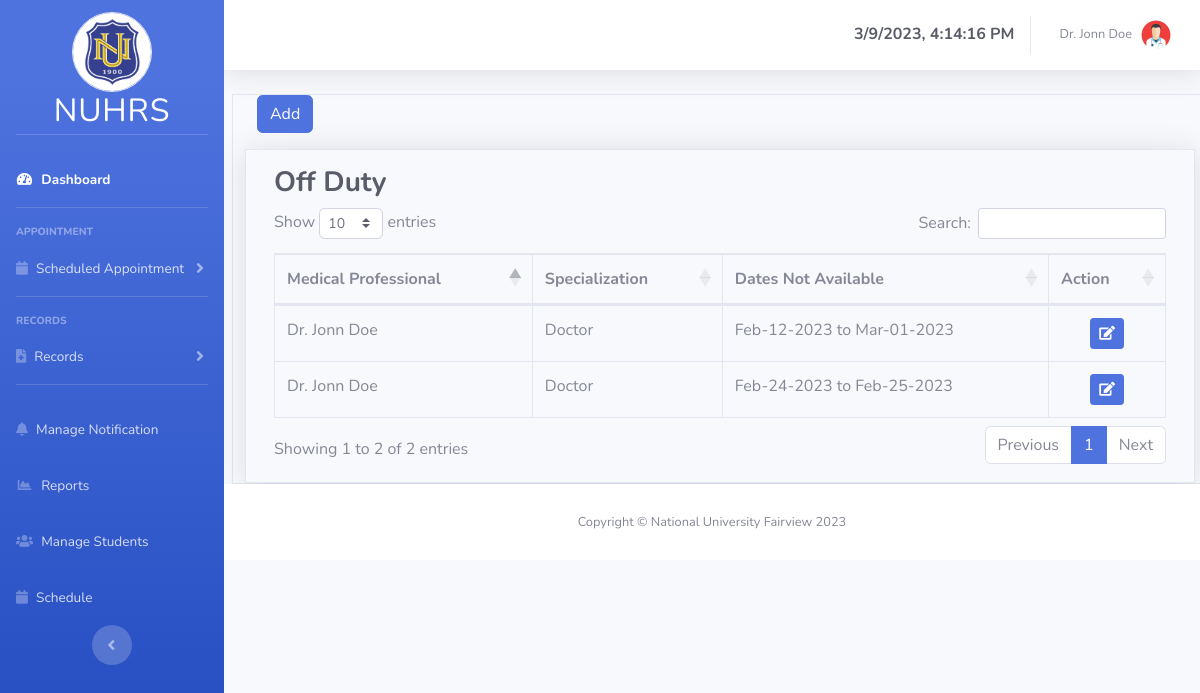
Screenshot of /medical_professional/schedule.php (signed in) with the database file from the repository.
### tables this page shows
CREATE TABLE `medicalprofessional` (
  `id` int(11) NOT NULL,
  `specialization` varchar(100) NOT NULL COMMENT 'FK for lookup',
  `userID` int(11) NOT NULL COMMENT 'FK for users table',
  `birthdate` date DEFAULT NULL,
  `address` varchar(100) NOT NULL,
  `nationality` varchar(15) NOT NULL,
  `sex` varchar(15) NOT NULL,
  `contact_number` varchar(15) NOT NULL,
  `religion` varchar(25) NOT NULL,
  `age` int(11) NOT NULL
);

CREATE TABLE `users` (
  `id` int(11) NOT NULL,
  `user_type_id` int(11) NOT NULL,
  `firstName` varchar(25) NOT NULL,
  `middleName` varchar(25) DEFAULT NULL,
  `lastName` varchar(25) NOT NULL,
  `password` varchar(255) NOT NULL,
  `email_address` varchar(45) NOT NULL,
  `profile_img` varchar(255) DEFAULT NULL
);

CREATE TABLE `schedule` (
  `id` int(11) NOT NULL,
  `medprofID` int(11) NOT NULL COMMENT 'FK for medprof',
  `fromSchedule` date NOT NULL,
  `toSchedule` date NOT NULL
);

### medical_professional/schedule.php (the view, shortened to what this page needs)
<?php
include_once("layouts/header-sidebar.php") ?>
<div class="container-fluid mx-2 border border-rounded ">
<div class="row">
        <div class="col">
            <button class="btn btn-primary" data-toggle="modal" data-target="#schedModal">Add</button>
        </div>
    </div>
    <div class="row border border-rounded p-3 mt-3 shadow">
        <div class="col">
            <div class="d-flex align-items-center justify-content-between">
                <h3 class="font-weight-bold text-dark" style="width: 90%;">Off Duty</h3>
            </div>
            <table id="schedule" class="table table-bordered" style="width: 100%;">
                <thead>
                    <tr>
                        <th>Medical Professional</th>
                        <th>Specialization</th>
                        <th>Dates Not Available</th>
                        <th>Action</th>
                    </tr>
                </thead>
                <tbody>
                <?php
                $selectMedSched = mysqli_query($conn,"SELECT *, schedule.id AS sched_id FROM schedule INNER JOIN medicalprofessional ON schedule.medprofID = medicalprofessional.id INNER JOIN users ON users.id = medicalprofessional.userID");
                while($row = $selectMedSched->fetch_assoc()):?>
                <tr>
                    <td><?php echo "Dr. ".$row['firstName']." ".$row['lastName']; ?></td>
                    <td><?php echo $row['specialization'] ?></td>
                    <td><?php echo date("M-d-Y",strtotime($row['fromSchedule']))." to ".date("M-d-Y",strtotime($row['toSchedule']))?></td>
                    <td>
                      <div data-toggle="tooltip" data-placement="bottom" title="Edit" class="d-flex align-items-center justify-content-center">
                        <button class="btn btn-sm btn-primary mx-1" data-toggle="modal" data-target="#editSchedModal<?php echo $row['sched_id']; ?>" ><i class="fas fa-edit"></i></button>
                      </div>
                    </td>
                </tr>
                <?php endwhile;?>
                </tbody>
            </table>
        </div>
</div>
<?php include_once("layouts/footer.php") ?>

### medical_professional/layouts/header-sidebar.php (shortened to what this page needs)
<?php
$db = new DatabaseConnection();
$conn = $db->conn;
$active_id = $_SESSION['active_user_id'];
$geActiveInfo = mysqli_query($conn,"SELECT *, users.id AS user_id FROM users INNER JOIN medicalprofessional ON users.id = medicalprofessional.userID WHERE users.id='$active_id'");
while($row = $geActiveInfo->fetch_assoc()){
        $active_firstname = $row['firstName'];
        $active_lastname = $row['lastName'];
        $active_specialization = $row['specialization'];
        $active_avatar = $row['profile_img'];
}
?>
<!DOCTYPE html>
<html lang="en">
<head>
    <link href="../vendor/fontawesome-free/css/all.min.css" rel="stylesheet" type="text/css">
    <link href="../css/sb-admin-2.min.css" rel="stylesheet">
    <link rel="stylesheet" href="../vendor/datatables/dataTables.bootstrap4.min.css">
    <link rel="stylesheet" href="https://cdn.datatables.net/1.13.1/css/dataTables.bootstrap4.min.css">
</head>
<body id="page-top">
    <div id="wrapper">
        <ul class="navbar-nav bg-gradient-primary sidebar sidebar-dark accordion" id="accordionSidebar">
             <a class="sidebar-brand d-flex align-items-center justify-content-center mt-3" href="dashboard.php">
                <div class="sidebar-brand-icon d-flex flex-column mt-5 align-items-center">
                    <img src="../images/nulogo.png" alt="LOGO" height="80" width="80" class="border rounded-circle">
                    <div class="sidebar-brand-text mx-3 h2">NUHRS</div>
                </div>
            </a>
            <hr class="sidebar-divider mt-5">
            <li class="nav-item active">
                <a class="nav-link" href="dashboard.php">
                    <i class="fas fa-fw fa-tachometer-alt"></i>
                    <span>Dashboard</span></a>
            </li>
            <hr class="sidebar-divider">
            <div class="sidebar-heading">
                APPOINTMENT
            </div>
            <li class="nav-item">
                <a class="nav-link collapsed" href="#" data-toggle="collapse" data-target="#collapseTwo"
                    aria-expanded="true" aria-controls="collapseTwo">
                    <i class="fas fa-calendar"></i>
                    <span>Scheduled Appointment</span>
                </a>
            </li>
            <hr class="sidebar-divider">
            <div class="sidebar-heading">
                RECORDS
            </div>
            <li class="nav-item">
                <a class="nav-link collapsed" href="#" data-toggle="collapse" data-target="#collapseUtilities"
                    aria-expanded="true" aria-controls="collapseUtilities">
                    <i class="fas fa-file-medical"></i>
                    <span>Records</span>
                </a>
            </li>
            <hr class="sidebar-divider">
            <li class="nav-item">
                <a class="nav-link" href="manage_notification.php">
                    <i class="fas fa-bell"></i>
                    <span>Manage Notification</span></a>
            </li>
            <li class="nav-item">
                <a class="nav-link" href="reports.php">
                    <i class="fas fa-fw fa-chart-area"></i>
                    <span>Reports</span></a>
            </li>
            <li class="nav-item">
                <a class="nav-link" href="manage-student.php">
                <i class="fas fa-users"></i>
                    <span>Manage Students</span></a>
            </li>
            <li class="nav-item">
                <a class="nav-link" href="schedule.php">
                <i class="fas fa-calendar"></i>
                    <span>Schedule</span></a>
            </li>
            <div class="text-center d-none d-md-inline">
                <button class="rounded-circle border-0" id="sidebarToggle"></button>
            </div>
        </ul>
        <div id="content-wrapper" class="d-flex flex-column ">
            <div id="content">
                <nav class="navbar navbar-expand navbar-light bg-white topbar mb-4 static-top shadow ">
                    <ul class="navbar-nav ml-auto">
                        <div class="d-flex align-items-center justify-content-center">
                        <h6 id="clock" class="text-center d-flex align-items-center justify-content-center text-dark font-weight-bold mt-2"></h6>
                        </div>
                        <li class="nav-item dropdown no-arrow">
                            <a class="nav-link dropdown-toggle" href="#" id="userDropdown" role="button"
                                data-toggle="dropdown" aria-haspopup="true" aria-expanded="false">
                                <?php if(in_array($active_specialization,['Doctor','Dentist'])){ ?>
                                     <span class="mr-2 d-none d-lg-inline text-gray-600 small"><?php echo "Dr. ".$active_firstname." ".$active_lastname ?></span>
                                <?php }
                                else{ ?>
                                    <span class="mr-2 d-none d-lg-inline text-gray-600 small"><?php echo $active_firstname." ".$active_lastname ?></span>
                                <?php } ?>
                                <?php if (empty($active_avatar)) {?>
                                    <img class="img-profile rounded-circle" src="http://ssl.gstatic.com/accounts/ui/avatar_2x.png">
                                <?php } else {?>
                                    <img class="img-profile rounded-circle" src="../Controller/user_avatars/<?php echo $active_avatar ?>">
                                <?php } ?>
                            </a>
                        </li>
                    </ul>
                </nav>

### rows the page displays
medicalprofessional: userID.firstName "Jonn", userID.lastName "Doe", userID.profile_img (picture)
schedule: users.firstName "Jonn", users.lastName "Doe", medprofID.specialization "Doctor", fromSchedule "Feb-12-2023", toSchedule "Mar-01-2023"
schedule: users.firstName "Jonn", users.lastName "Doe", medprofID.specialization "Doctor", fromSchedule "Feb-24-2023", toSchedule "Feb-25-2023"
